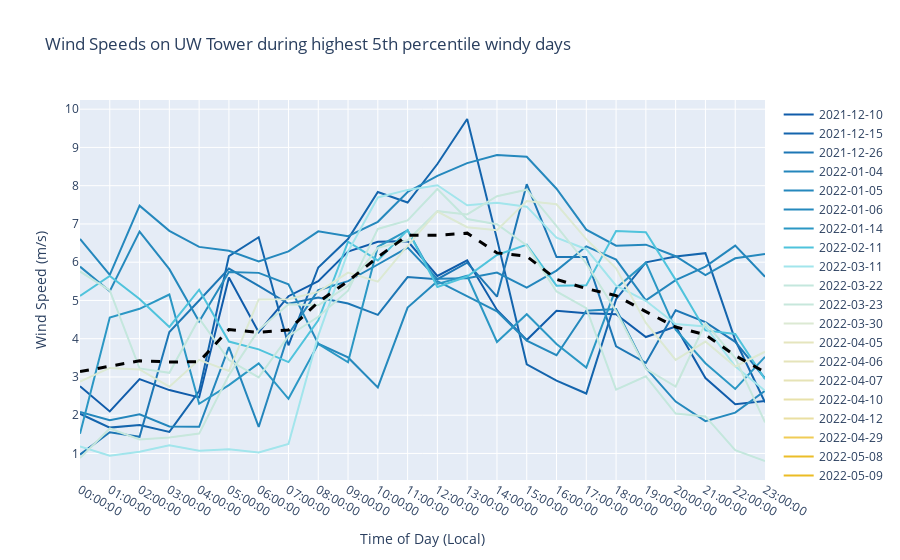

Source (notebook cell):
### Code cell
# iterate through the dates and plot the wind speed at 10m on uw tower over the day. Color by the day of water year
fig = go.Figure()
for date in sail_1H_windy_wind_df.date.unique():
    # get the day of water year
    day_of_water_year = get_day_of_water_year(date)
    # get the data for the date
    df = sail_1H_windy_wind_df[sail_1H_windy_wind_df.date == date]
    # plot the data
    fig.add_trace(go.Scatter(
        x=df['time'], 
        y=df['wspd_arith_mean'],
        name=f"{date}",
        marker_color=color_dict[day_of_water_year],
        connectgaps=False
    ))
# add the mean line with a heavier lineweight
fig.add_trace(go.Scatter(
    x=sail_1H_windy_time_avg.index, 
    y=sail_1H_windy_time_avg.values,
    name=f"mean",
    marker_color='black',
    connectgaps=False,
    line=dict(dash='dash'),
    line_width=3
))
# update to show all hover data and not just the closest point
fig.update_layout(hovermode="x unified",
                  yaxis_title='Wind Speed (m/s)',
                    xaxis_title='Time of Day (Local)',
                    title='Wind Speeds on UW Tower during highest 5th percentile windy days',
)
fig

### Figure 1 — Plotly figure (JSON) as saved in the notebook; plotly's stock layout.template omitted (floating-point values rounded to 4 significant figures)
{"data": [{"connectgaps": false, "marker": {"color": "rgb(16, 92, 170)"}, "name": "2021-12-10", "type": "scatter", "x": ["00:00:00", "01:00:00", "02:00:00", "03:00:00", "04:00:00", "05:00:00", "06:00:00", "07:00:00", "08:00:00", "09:00:00", "10:00:00", "11:00:00", "12:00:00", "13:00:00", "14:00:00", "15:00:00", "16:00:00", "17:00:00", "18:00:00", "19:00:00", "20:00:00", "21:00:00", "22:00:00", "23:00:00"], "y": [2.756, 2.097, 2.944, 2.657, 2.466, 5.598, 4.172, 5.111, 5.505, 6.277, 6.534, 6.55, 5.639, 6.049, 4.752, 3.966, 4.729, 4.663, 4.639, 4.043, 4.32, 2.972, 2.286, 2.373]}, {"connectgaps": false, "marker": {"color": "rgb(20, 101, 173)"}, "name": "2021-12-15", "type": "scatter", "x": ["00:00:00", "01:00:00", "02:00:00", "03:00:00", "04:00:00", "05:00:00", "06:00:00", "07:00:00", "08:00:00", "09:00:00", "10:00:00", "11:00:00", "12:00:00", "13:00:00", "14:00:00", "15:00:00", "16:00:00", "17:00:00", "18:00:00", "19:00:00", "20:00:00", "21:00:00", "22:00:00", "23:00:00"], "y": [2.037, 1.675, 1.744, 1.563, 2.627, 6.155, 6.651, 3.828, 5.861, 6.606, 7.834, 7.559, 8.566, 9.743, 6.605, 3.331, 2.904, 2.567, 5.035, 5.996, 6.15, 6.236, 3.965, 2.334]}, {"connectgaps": false, "marker": {"color": "rgb(29, 119, 181)"}, "name": "2021-12-26", "type": "scatter", "x": ["00:00:00", "01:00:00", "02:00:00", "03:00:00", "04:00:00", "05:00:00", "06:00:00", "07:00:00", "08:00:00", "09:00:00", "10:00:00", "11:00:00", "12:00:00", "13:00:00", "14:00:00", "15:00:00", "16:00:00", "17:00:00", "18:00:00", "19:00:00", "20:00:00", "21:00:00", "22:00:00", "23:00:00"], "y": [0.9695, 1.554, 1.435, 4.174, 4.997, 5.833, 5.379, 4.914, 5.078, 4.919, 4.622, 5.612, 5.556, 5.987, 5.098, 8.04, 6.135, 6.135, 3.802, 3.367, 4.743, 4.434, 3.917, 2.965]}, {"connectgaps": false, "marker": {"color": "rgb(36, 134, 188)"}, "name": "2022-01-04", "type": "scatter", "x": ["00:00:00", "01:00:00", "02:00:00", "03:00:00", "04:00:00", "05:00:00", "06:00:00", "07:00:00", "08:00:00", "09:00:00", "10:00:00", "11:00:00", "12:00:00", "13:00:00", "14:00:00", "15:00:00", "16:00:00", "17:00:00", "18:00:00", "19:00:00", "20:00:00", "21:00:00", "22:00:00", "23:00:00"], "y": [2.084, 1.867, 2.024, 1.706, 1.698, 3.78, 1.693, 4.117, 5.267, 5.504, 5.94, 6.384, 5.565, 5.583, 5.727, 5.334, 5.781, 6.415, 6.068, 5.002, 5.533, 5.884, 6.433, 5.621]}, {"connectgaps": false, "marker": {"color": "rgb(37, 136, 189)"}, "name": "2022-01-05", "type": "scatter", "x": ["00:00:00", "01:00:00", "02:00:00", "03:00:00", "04:00:00", "05:00:00", "06:00:00", "07:00:00", "08:00:00", "09:00:00", "10:00:00", "11:00:00", "12:00:00", "13:00:00", "14:00:00", "15:00:00", "16:00:00", "17:00:00", "18:00:00", "19:00:00", "20:00:00", "21:00:00", "22:00:00", "23:00:00"], "y": [6.608, 5.666, 7.476, 6.82, 6.4, 6.3, 6.018, 6.283, 6.806, 6.679, 7.055, 7.837, 8.255, 8.589, 8.802, 8.754, 7.92, 6.851, 6.431, 6.458, 6.156, 5.661, 6.102, 6.217]}, {"connectgaps": false, "marker": {"color": "rgb(37, 137, 189)"}, "name": "2022-01-06", "type": "scatter", "x": ["00:00:00", "01:00:00", "02:00:00", "03:00:00", "04:00:00", "05:00:00", "06:00:00", "07:00:00", "08:00:00", "09:00:00", "10:00:00", "11:00:00", "12:00:00", "13:00:00", "14:00:00", "15:00:00", "16:00:00", "17:00:00", "18:00:00", "19:00:00", "20:00:00", "21:00:00", "22:00:00", "23:00:00"], "y": [5.884, 5.239, 6.799, 5.818, 4.451, 5.743, 5.721, 5.424, 3.871, 3.51, 2.726, 4.814, 5.502, 5.115, 4.718, 3.951, 3.567, 4.733, 4.777, 3.235, 2.356, 1.844, 2.068, 2.636]}, {"connectgaps": false, "marker": {"color": "rgb(43, 151, 196)"}, "name": "2022-01-14", "type": "scatter", "x": ["00:00:00", "01:00:00", "02:00:00", "03:00:00", "04:00:00", "05:00:00", "06:00:00", "07:00:00", "08:00:00", "09:00:00", "10:00:00", "11:00:00", "12:00:00", "13:00:00", "14:00:00", "15:00:00", "16:00:00", "17:00:00", "18:00:00", "19:00:00", "20:00:00", "21:00:00", "22:00:00", "23:00:00"], "y": [1.512, 4.556, 4.782, 5.155, 2.299, 2.785, 3.356, 2.429, 3.864, 3.384, 6.403, 6.831, 5.432, 5.644, 3.914, 4.641, 3.859, 3.244, 5.32, 5.988, 4.235, 3.36, 2.686, 3.525]}, {"connectgaps": false, "marker": {"color": "rgb(79, 195, 220)"}, "name": "2022-02-11", "type": "scatter", "x": ["00:00:00", "01:00:00", "02:00:00", "03:00:00", "04:00:00", "05:00:00", "06:00:00", "07:00:00", "08:00:00", "09:00:00", "10:00:00", "11:00:00", "12:00:00", "13:00:00", "14:00:00", "15:00:00", "16:00:00", "17:00:00", "18:00:00", "19:00:00", "20:00:00", "21:00:00", "22:00:00", "23:00:00"], "y": [5.119, 5.641, 5.038, 4.306, 5.282, 3.925, 3.721, 3.389, 4.48, 6.535, 6.046, 6.839, 5.352, 5.625, 6.188, 6.459, 5.386, 5.398, 6.814, 6.785, 5.537, 4.216, 4.121, 2.941]}, {"connectgaps": false, "marker": {"color": "rgb(162, 229, 236)"}, "name": "2022-03-11", "type": "scatter", "x": ["00:00:00", "01:00:00", "02:00:00", "03:00:00", "04:00:00", "05:00:00", "06:00:00", "07:00:00", "08:00:00", "09:00:00", "10:00:00", "11:00:00", "12:00:00", "13:00:00", "14:00:00", "15:00:00", "16:00:00", "17:00:00", "18:00:00", "19:00:00", "20:00:00", "21:00:00", "22:00:00", "23:00:00"], "y": [1.185, 0.9384, 1.044, 1.217, 1.071, 1.109, 1.026, 1.249, 4.08, 6.276, 7.694, 7.89, 8.012, 7.488, 7.556, 7.452, 6.639, 6.339, 5.386, 4.992, 4.384, 4.321, 3.28, 2.639]}, {"connectgaps": false, "marker": {"color": "rgb(196, 231, 221)"}, "name": "2022-03-22", "type": "scatter", "x": ["00:00:00", "01:00:00", "02:00:00", "03:00:00", "04:00:00", "05:00:00", "06:00:00", "07:00:00", "08:00:00", "09:00:00", "10:00:00", "11:00:00", "12:00:00", "13:00:00", "14:00:00", "15:00:00", "16:00:00", "17:00:00", "18:00:00", "19:00:00", "20:00:00", "21:00:00", "22:00:00", "23:00:00"], "y": [5.758, 5.26, 3.223, 3.108, 4.53, 3.44, 2.988, 4.072, 4.573, 5.256, 6.869, 7.093, 7.912, 7.129, 6.991, 6.44, 5.236, 4.8, 2.668, 3.017, 2.043, 1.967, 1.084, 0.8027]}, {"connectgaps": false, "marker": {"color": "rgb(199, 231, 220)"}, "name": "2022-03-23", "type": "scatter", "x": ["00:00:00", "01:00:00", "02:00:00", "03:00:00", "04:00:00", "05:00:00", "06:00:00", "07:00:00", "08:00:00", "09:00:00", "10:00:00", "11:00:00", "12:00:00", "13:00:00", "14:00:00", "15:00:00", "16:00:00", "17:00:00", "18:00:00", "19:00:00", "20:00:00", "21:00:00", "22:00:00", "23:00:00"], "y": [0.8782, 1.653, 1.365, 1.419, 1.519, 3.048, 4.232, 4.899, 4.875, 5.384, 6.376, 6.573, 7.334, 7.25, 7.724, 7.896, 6.945, 5.967, 4.721, 3.214, 2.75, 4.408, 3.495, 1.811]}, {"connectgaps": false, "marker": {"color": "rgb(220, 233, 211)"}, "name": "2022-03-30", "type": "scatter", "x": ["00:00:00", "01:00:00", "02:00:00", "03:00:00", "04:00:00", "05:00:00", "06:00:00", "07:00:00", "08:00:00", "09:00:00", "10:00:00", "11:00:00", "12:00:00", "13:00:00", "14:00:00", "15:00:00", "16:00:00", "17:00:00", "18:00:00", "19:00:00", "20:00:00", "21:00:00", "22:00:00", "23:00:00"], "y": [2.879, 3.236, 3.196, 2.746, 3.449, 3.158, 5.027, 5.034, 5.223, 5.727, 5.492, 6.433, 7.323, 6.915, 6.834, 7.598, 7.514, 6.601, 5.838, 4.413, 3.446, 3.925, 3.273, 3.658]}, {"connectgaps": false, "marker": {"color": "rgb(229, 229, 190)"}, "name": "2022-04-05", "type": "scatter", "x": ["00:00:00", "01:00:00", "02:00:00", "03:00:00", "04:00:00", "05:00:00", "06:00:00", "07:00:00", "08:00:00", "09:00:00", "10:00:00", "11:00:00", "12:00:00", "13:00:00", "14:00:00", "15:00:00", "16:00:00", "17:00:00", "18:00:00", "19:00:00", "20:00:00", "21:00:00", "22:00:00", "23:00:00"], "y": [null, null, null, null, null, null, null, null, null, null, null, null, null, null, null, null, null, null, null, null, null, null, null, null]}, {"connectgaps": false, "marker": {"color": "rgb(229, 228, 186)"}, "name": "2022-04-06", "type": "scatter", "x": ["00:00:00", "01:00:00", "02:00:00", "03:00:00", "04:00:00", "05:00:00", "06:00:00", "07:00:00", "08:00:00", "09:00:00", "10:00:00", "11:00:00", "12:00:00", "13:00:00", "14:00:00", "15:00:00", "16:00:00", "17:00:00", "18:00:00", "19:00:00", "20:00:00", "21:00:00", "22:00:00", "23:00:00"], "y": [null, null, null, null, null, null, null, null, null, null, null, null, null, null, null, null, null, null, null, null, null, null, null, null]}, {"connectgaps": false, "marker": {"color": "rgb(230, 227, 182)"}, "name": "2022-04-07", "type": "scatter", "x": ["00:00:00", "01:00:00", "02:00:00", "03:00:00", "04:00:00", "05:00:00", "06:00:00", "07:00:00", "08:00:00", "09:00:00", "10:00:00", "11:00:00", "12:00:00", "13:00:00", "14:00:00", "15:00:00", "16:00:00", "17:00:00", "18:00:00", "19:00:00", "20:00:00", "21:00:00", "22:00:00", "23:00:00"], "y": [null, null, null, null, null, null, null, null, null, null, null, null, null, null, null, null, null, null, null, null, null, null, null, null]}, {"connectgaps": false, "marker": {"color": "rgb(232, 225, 170)"}, "name": "2022-04-10", "type": "scatter", "x": ["00:00:00", "01:00:00", "02:00:00", "03:00:00", "04:00:00", "05:00:00", "06:00:00", "07:00:00", "08:00:00", "09:00:00", "10:00:00", "11:00:00", "12:00:00", "13:00:00", "14:00:00", "15:00:00", "16:00:00", "17:00:00", "18:00:00", "19:00:00", "20:00:00", "21:00:00", "22:00:00", "23:00:00"], "y": [null, null, null, null, null, null, null, null, null, null, null, null, null, null, null, null, null, null, null, null, null, null, null, null]}, {"connectgaps": false, "marker": {"color": "rgb(234, 223, 162)"}, "name": "2022-04-12", "type": "scatter", "x": ["00:00:00", "01:00:00", "02:00:00", "03:00:00", "04:00:00", "05:00:00", "06:00:00", "07:00:00", "08:00:00", "09:00:00", "10:00:00", "11:00:00", "12:00:00", "13:00:00", "14:00:00", "15:00:00", "16:00:00", "17:00:00", "18:00:00", "19:00:00", "20:00:00", "21:00:00", "22:00:00", "23:00:00"], "y": [null, null, null, null, null, null, null, null, null, null, null, null, null, null, null, null, null, null, null, null, null, null, null, null]}, {"connectgaps": false, "marker": {"color": "rgb(240, 204, 86)"}, "name": "2022-04-29", "type": "scatter", "x": ["00:00:00", "01:00:00", "02:00:00", "03:00:00", "04:00:00", "05:00:00", "06:00:00", "07:00:00", "08:00:00", "09:00:00", "10:00:00", "11:00:00", "12:00:00", "13:00:00", "14:00:00", "15:00:00", "16:00:00", "17:00:00", "18:00:00", "19:00:00", "20:00:00", "21:00:00", "22:00:00", "23:00:00"], "y": [null, null, null, null, null, null, null, null, null, null, null, null, null, null, null, null, null, null, null, null, null, null, null, null]}, {"connectgaps": false, "marker": {"color": "rgb(235, 189, 41)"}, "name": "2022-05-08", "type": "scatter", "x": ["00:00:00", "01:00:00", "02:00:00", "03:00:00", "04:00:00", "05:00:00", "06:00:00", "07:00:00", "08:00:00", "09:00:00", "10:00:00", "11:00:00", "12:00:00", "13:00:00", "14:00:00", "15:00:00", "16:00:00", "17:00:00", "18:00:00", "19:00:00", "20:00:00", "21:00:00", "22:00:00", "23:00:00"], "y": [null, null, null, null, null, null, null, null, null, null, null, null, null, null, null, null, null, null, null, null, null, null, null, null]}, {"connectgaps": false, "marker": {"color": "rgb(235, 188, 36)"}, "name": "2022-05-09", "type": "scatter", "x": ["00:00:00", "01:00:00", "02:00:00", "03:00:00", "04:00:00", "05:00:00", "06:00:00", "07:00:00", "08:00:00", "09:00:00", "10:00:00", "11:00:00", "12:00:00", "13:00:00", "14:00:00", "15:00:00", "16:00:00", "17:00:00", "18:00:00", "19:00:00", "20:00:00", "21:00:00", "22:00:00", "23:00:00"], "y": [null, null, null, null, null, null, null, null, null, null, null, null, null, null, null, null, null, null, null, null, null, null, null, null]}, {"connectgaps": false, "marker": {"color": "rgb(233, 183, 21)"}, "name": "2022-05-12", "type": "scatter", "x": ["00:00:00", "01:00:00", "02:00:00", "03:00:00", "04:00:00", "05:00:00", "06:00:00", "07:00:00", "08:00:00", "09:00:00", "10:00:00", "11:00:00", "12:00:00", "13:00:00", "14:00:00", "15:00:00", "16:00:00", "17:00:00", "18:00:00", "19:00:00", "20:00:00", "21:00:00", "22:00:00", "23:00:00"], "y": [null, null, null, null, null, null, null, null, null, null, null, null, null, null, null, null, null, null, null, null, null, null, null, null]}, {"connectgaps": false, "line": {"dash": "dash", "width": 3}, "marker": {"color": "black"}, "name": "mean", "type": "scatter", "x": ["00:00:00", "01:00:00", "02:00:00", "03:00:00", "04:00:00", "05:00:00", "06:00:00", "07:00:00", "08:00:00", "09:00:00", "10:00:00", "11:00:00", "12:00:00", "13:00:00", "14:00:00", "15:00:00", "16:00:00", "17:00:00", "18:00:00", "19:00:00", "20:00:00", "21:00:00", "22:00:00", "23:00:00"], "y": [3.139, 3.282, 3.422, 3.391, 3.399, 4.24, 4.165, 4.229, 4.957, 5.505, 6.133, 6.701, 6.704, 6.76, 6.242, 6.155, 5.551, 5.309, 5.125, 4.709, 4.304, 4.102, 3.559, 3.127]}], "layout": {"hovermode": "x unified", "title": {"text": "Wind Speeds on UW Tower during highest 5th percentile windy days"}, "xaxis": {"title": {"text": "Time of Day (Local)"}}, "yaxis": {"title": {"text": "Wind Speed (m/s)"}}}}
